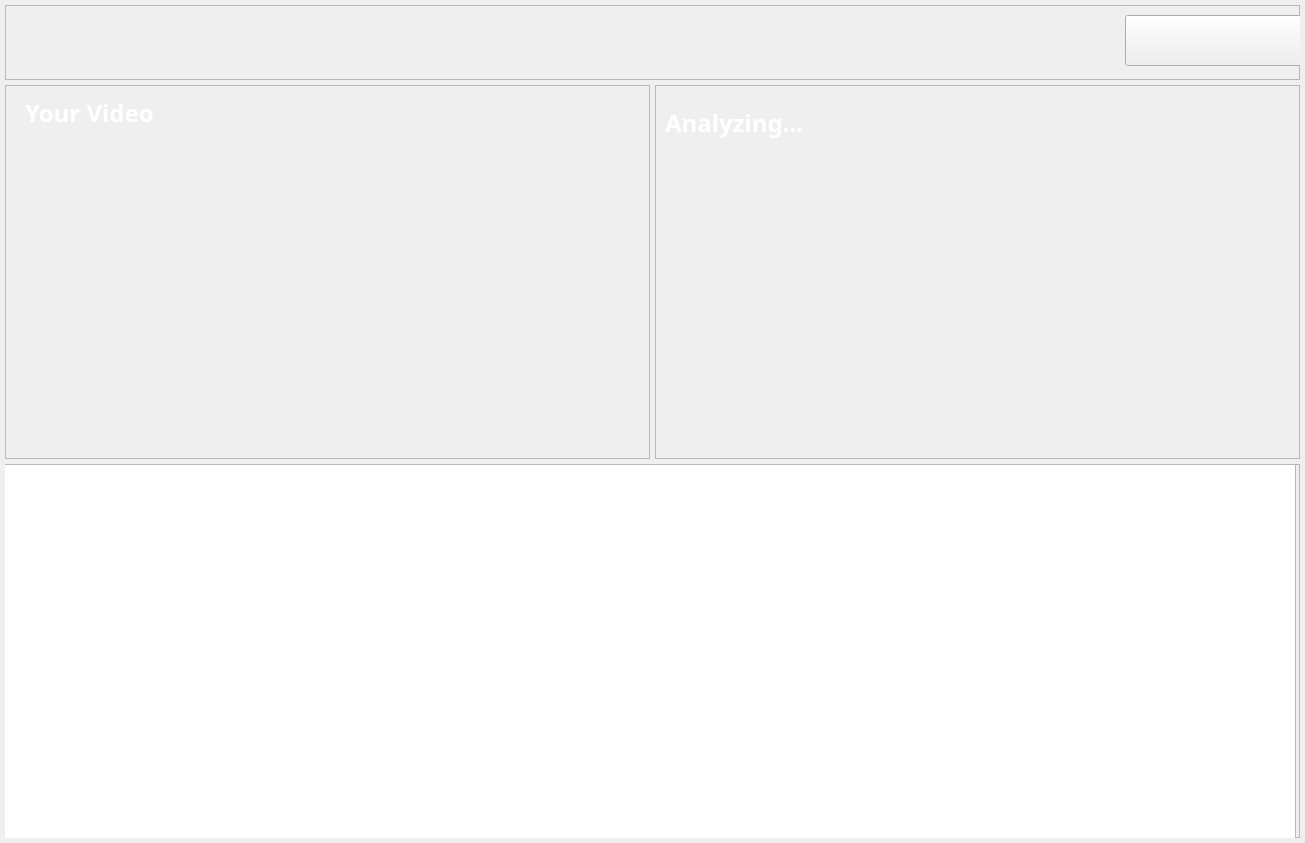
<?xml version="1.0" encoding="UTF-8"?>
<ui version="4.0">
 <class>MainWindow</class>
 <widget class="QMainWindow" name="MainWindow">
  <property name="geometry">
   <rect>
    <x>0</x>
    <y>0</y>
    <width>1305</width>
    <height>843</height>
   </rect>
  </property>
  <property name="windowTitle">
   <string>MainWindow</string>
  </property>
  <property name="styleSheet">
   <string notr="true">QWidget#centralwidget{
border-image: url(:/overall/image/back.png);
}</string>
  </property>
  <widget class="QWidget" name="centralwidget">
   <layout class="QGridLayout" name="gridLayout" rowstretch="1,5,5">
    <property name="leftMargin">
     <number>5</number>
    </property>
    <property name="topMargin">
     <number>5</number>
    </property>
    <property name="rightMargin">
     <number>5</number>
    </property>
    <property name="bottomMargin">
     <number>5</number>
    </property>
    <property name="spacing">
     <number>5</number>
    </property>
    <item row="0" column="0" colspan="2">
     <widget class="QFrame" name="frame_4">
      <property name="frameShape">
       <enum>QFrame::StyledPanel</enum>
      </property>
      <property name="frameShadow">
       <enum>QFrame::Raised</enum>
      </property>
      <widget class="QLabel" name="label">
       <property name="geometry">
        <rect>
         <x>20</x>
         <y>10</y>
         <width>331</width>
         <height>37</height>
        </rect>
       </property>
       <property name="styleSheet">
        <string notr="true">border-image: url(:/title/image/title/improve.png);
</string>
       </property>
       <property name="text">
        <string/>
       </property>
      </widget>
      <widget class="QPushButton" name="home">
       <property name="geometry">
        <rect>
         <x>1120</x>
         <y>10</y>
         <width>181</width>
         <height>51</height>
        </rect>
       </property>
       <property name="styleSheet">
        <string notr="true">border-image: url(:/overall/image/home.png);</string>
       </property>
       <property name="text">
        <string/>
       </property>
      </widget>
     </widget>
    </item>
    <item row="1" column="0">
     <widget class="QFrame" name="frame">
      <property name="frameShape">
       <enum>QFrame::StyledPanel</enum>
      </property>
      <property name="frameShadow">
       <enum>QFrame::Raised</enum>
      </property>
      <widget class="QLabel" name="origin">
       <property name="geometry">
        <rect>
         <x>0</x>
         <y>0</y>
         <width>640</width>
         <height>360</height>
        </rect>
       </property>
       <property name="styleSheet">
        <string notr="true">border-image: url(:/overall/image/gray_rectangle.png);
</string>
       </property>
       <property name="text">
        <string/>
       </property>
      </widget>
      <widget class="QLabel" name="label_7">
       <property name="geometry">
        <rect>
         <x>20</x>
         <y>10</y>
         <width>151</width>
         <height>36</height>
        </rect>
       </property>
       <property name="font">
        <font>
         <family>Dubai</family>
         <pointsize>18</pointsize>
         <weight>75</weight>
         <bold>true</bold>
        </font>
       </property>
       <property name="styleSheet">
        <string notr="true">color: rgb(255, 255, 255);</string>
       </property>
       <property name="text">
        <string>Your Video</string>
       </property>
      </widget>
     </widget>
    </item>
    <item row="1" column="1">
     <widget class="QFrame" name="frame_2">
      <property name="frameShape">
       <enum>QFrame::StyledPanel</enum>
      </property>
      <property name="frameShadow">
       <enum>QFrame::Raised</enum>
      </property>
      <widget class="QLabel" name="copy">
       <property name="geometry">
        <rect>
         <x>0</x>
         <y>0</y>
         <width>640</width>
         <height>360</height>
        </rect>
       </property>
       <property name="styleSheet">
        <string notr="true">border-image: url(:/overall/image/gray_rectangle.png);
</string>
       </property>
       <property name="text">
        <string/>
       </property>
      </widget>
      <widget class="QLabel" name="label_8">
       <property name="geometry">
        <rect>
         <x>10</x>
         <y>20</y>
         <width>151</width>
         <height>36</height>
        </rect>
       </property>
       <property name="font">
        <font>
         <family>Dubai</family>
         <pointsize>18</pointsize>
         <weight>75</weight>
         <bold>true</bold>
        </font>
       </property>
       <property name="styleSheet">
        <string notr="true">color: rgb(255, 255, 255);</string>
       </property>
       <property name="text">
        <string>Analyzing...</string>
       </property>
      </widget>
     </widget>
    </item>
    <item row="2" column="0" colspan="2">
     <widget class="QFrame" name="frame_3">
      <property name="frameShape">
       <enum>QFrame::StyledPanel</enum>
      </property>
      <property name="frameShadow">
       <enum>QFrame::Raised</enum>
      </property>
      <widget class="QLabel" name="label_9">
       <property name="geometry">
        <rect>
         <x>30</x>
         <y>10</y>
         <width>151</width>
         <height>36</height>
        </rect>
       </property>
       <property name="font">
        <font>
         <family>Dubai</family>
         <pointsize>19</pointsize>
         <weight>75</weight>
         <bold>true</bold>
        </font>
       </property>
       <property name="styleSheet">
        <string notr="true">color: rgb(255, 255, 255);</string>
       </property>
       <property name="text">
        <string>Graph</string>
       </property>
      </widget>
      <widget class="QListWidget" name="graph">
       <property name="geometry">
        <rect>
         <x>-20</x>
         <y>0</y>
         <width>1311</width>
         <height>391</height>
        </rect>
       </property>
       <property name="styleSheet">
        <string notr="true">border-image: url(:/overall/image/gray_rectangle.png);</string>
       </property>
      </widget>
      <zorder>graph</zorder>
      <zorder>label_9</zorder>
     </widget>
    </item>
   </layout>
  </widget>
 </widget>
 <resources>
  <include location="resource.qrc"/>
 </resources>
 <connections/>
</ui>
